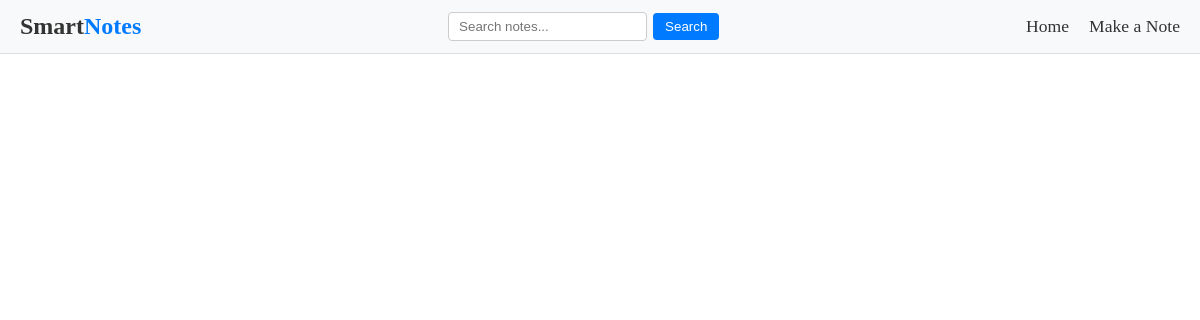
Before: / with the older database file.
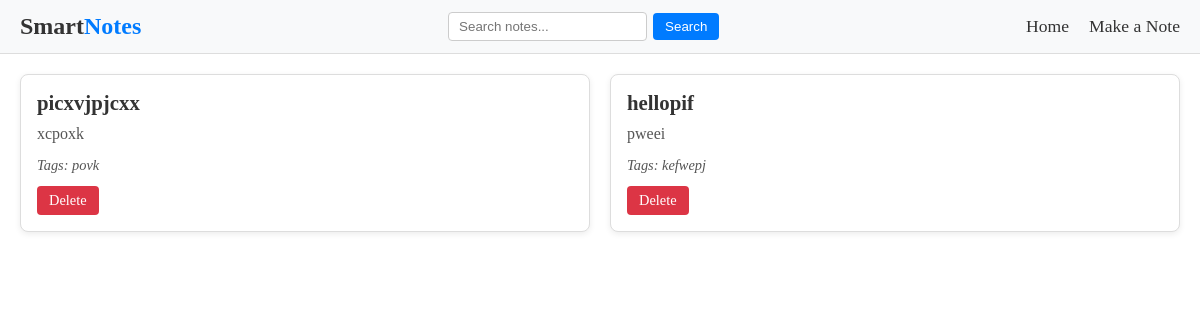
After: the same page with the newer database file.
### notes/models.py (models this page shows, shortened)
class Note(models.Model):
    title=models.CharField(max_length=100,null=False)
    content=models.TextField(null=False)
    time=models.DateTimeField(auto_now_add=True)
    tags=models.CharField(max_length=100,null=False)

### notes/views.py (the view)
# urls.py: path('', views.home, name='home'),
def home(request):
    notes=Note.objects.all().order_by('-time')
    context={'notes':notes}
    return render(request, "notes/home.html",context)

### notes/templates/notes/home.html (shortened to what this page needs)
<!DOCTYPE html>
<html lang="en">
<head>
</head>
<body>
    <div>{% include 'notes/navbar.html' %}</div>
  <div class="notes-container">
    {% for note in notes %}
        <div class="note-card">
            <h2>{{ note.title }}</h2>
            <p>{{ note.content }}</p>
            <p class="note-tags">Tags: {{ note.tags }}</p>
            <a class="note-delete" href="{% url 'delete_note' note.id %}">Delete</a>
        </div>
    {% endfor %}
</div>
</body>
</html>

### notes/templates/notes/navbar.html (shortened to what this page needs)
<nav>
    <p class="brand">Smart<span>Notes</span></p>
    <form action="{% url 'search_notes' %}" method="GET">
        <input type="text" name="q" placeholder="Search notes...">
        <button type="submit">Search</button>
    </form>
    <ul class="nav-list">
         <li><a href="{% url 'home' %}">Home</a></li>
         <li><a href="{% url 'create_note' %}">Make a Note</a></li>
    </ul>
</nav>

### notes/templates/notes/home.html (style rules this page uses)
.notes-container { display: grid; grid-template-columns: repeat(auto-fit, minmax(280px, 1fr)); gap: 20px; margin: 20px; }
.note-card { background: #fff; border: 1px solid #ddd; border-radius: 8px; padding: 16px; box-shadow: 0 2px 6px rgba(0, 0, 0, 0.08); transition: transform 0.2s ease, box-shadow 0.2s ease; }
.note-card h2 { font-size: 1.3rem; margin-bottom: 8px; color: #333; }
.note-card p { margin-bottom: 10px; line-height: 1.4; color: #555; }
.note-tags { font-size: 0.9rem; color: #007bff; font-style: italic; margin-bottom: 12px; }
.note-delete { display: inline-block; padding: 6px 12px; background-color: #dc3545; color: #fff; border-radius: 4px; text-decoration: none; font-size: 0.9rem; transition: background-color 0.2s ease; }

### notes/templates/notes/navbar.html (style rules this page uses)
* { margin: 0; padding: 0; box-sizing: border-box; }
nav { display: flex; justify-content: space-between; align-items: center; padding: 12px 20px; margin-bottom: 10px; font-size: 1.1rem; background-color: #f8f9fa; border-bottom: 1px solid #ddd; }
.brand { font-weight: bold; font-size: 1.5rem; color: #333; }
.brand span { color: #007bff; }
.nav-list { list-style: none; display: flex; gap: 20px; }
.nav-list li a { text-decoration: none; color: #333; transition: color 0.2s ease-in-out; }
form { display: flex; align-items: center; gap: 6px; }
form input[type="text"] { padding: 6px 10px; border: 1px solid #ccc; border-radius: 4px; outline: none; transition: border-color 0.2s ease-in-out; }
form button { padding: 6px 12px; border: none; background-color: #007bff; color: white; border-radius: 4px; cursor: pointer; transition: background-color 0.2s ease-in-out; }

Changed rows visible on the page:
added Note: title "picxvjpjcxx", content "xcpoxk", tags "povk"
added Note: title "hellopif", content "pweei", tags "kefwepj"
